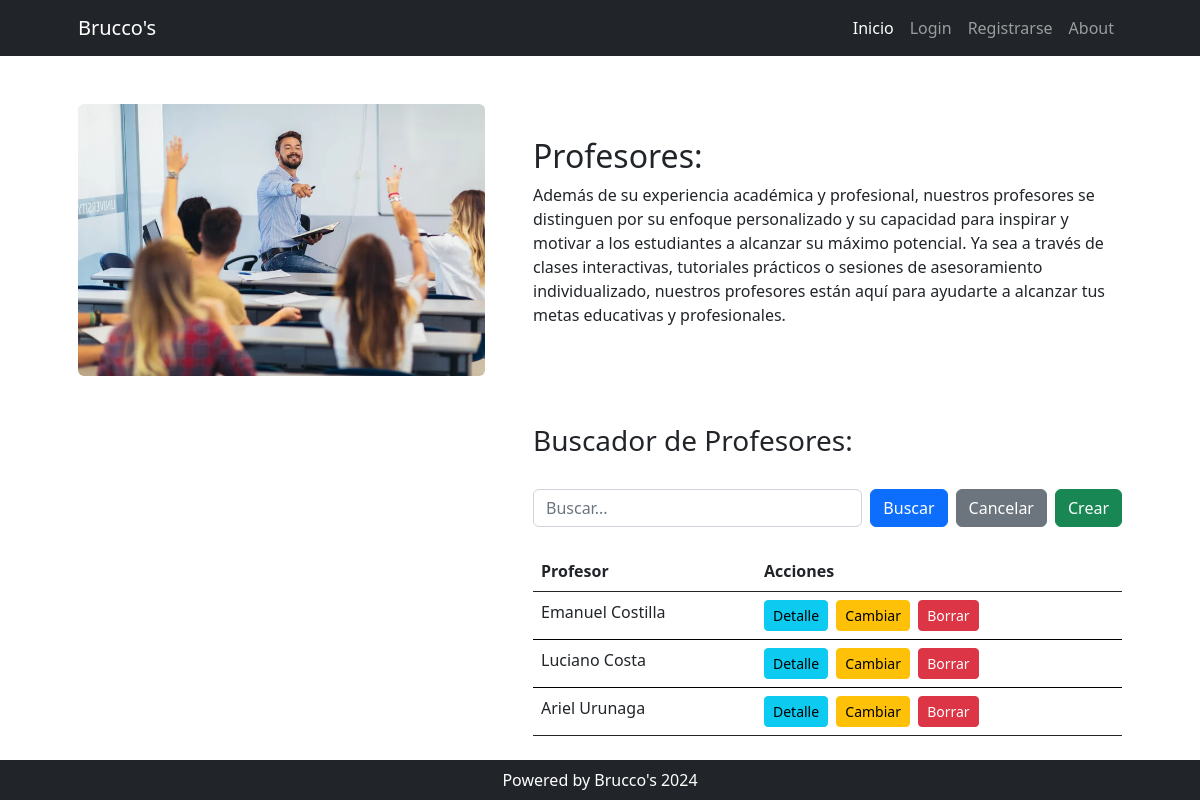
The page /profesores/ on the database its author committed.
### cursos/models.py (models this page shows, shortened)
class Profesor(models.Model):
    nombre = models.CharField(max_length=100, unique=True)

### profesores/views.py (the view)
# urls.py: path("", views.home, name="home"),
def home(request):
    consulta = request.GET.get("consulta", None)
    if consulta:
        query = models.Profesor.objects.filter(nombre__icontains=consulta)
    else:
        query = models.Profesor.objects.all()
    context = {"profesores" : query}
    return render(request, "profesores/index.html", context)

### profesores/templates/profesores/index.html (shortened to what this page needs)
{% extends 'core/base.html' %}
{% load static %}
{% block contenido %}
    <div class="row gx-4 gx-lg-5 align-items-center my-5">
        <div class="col-lg-5">
            <img class="img-fluid rounded mb-4 mb-lg-0"
                 src="{% static 'core/img/profesores.webp' %}"
                 alt="Home Page"
                 width="100%" />
        </div>
        <div class="col-lg-7">
            <h2 class="font-weight-light">Profesores:</h2>
            <p>
                Además de su experiencia académica y profesional, nuestros profesores se distinguen por su enfoque personalizado y su capacidad para inspirar y motivar a los estudiantes a alcanzar su máximo potencial. Ya sea a través de clases interactivas, tutoriales prácticos o sesiones de asesoramiento individualizado, nuestros profesores están aquí para ayudarte a alcanzar tus metas educativas y profesionales.
            </p>
        </div>
    </div>
    <div class="row gx-4 gx-lg-5 align-items-center my-5">
        <div class="col-lg-7">
            <h3 class="font-weight-light">Buscador de Profesores:</h3>
            <div class="py-lg-4 ">
                <form action="{% url 'profesores:home' %}" method="get" class="d-flex">
                    <input type="text"
                           name="consulta"
                           placeholder="Buscar..."
                           class="form-control me-2">
                    <button type="submit" class="btn btn-primary me-2">Buscar</button>
                    <button type="button" class="btn btn-secondary me-2" onclick="this.form.reset();">Cancelar</button>
                    <a class="btn btn-success" href="{% url 'profesores:create' %}">Crear</a>
                </form>
            </div>
            <table class="table table-hover">
                <thead>
                    <tr>
                        <th scope="col">Profesor</th>
                        <th scope="col">Acciones</th>
                    </tr>
                </thead>
                <tbody>
                    {% for profesor in profesores %}
                        <tr>
                            <td>{{ profesor.nombre }}</td>
                            <td>
                                <a class="btn btn-info btn-sm me-1"
                                   href="{% url 'profesores:detail' profesor.id %}">Detalle</a>
                                <a class="btn btn-warning btn-sm me-1"
                                   href="{% url 'profesores:update' profesor.id %}">Cambiar</a>
                                <a class="btn btn-danger btn-sm"
                                   href="{% url 'profesores:delete' profesor.id %}">Borrar</a>
                            </td>
                        </tr>
                    {% endfor %}
                </tbody>
            </table>
        </div>
    </div>
{% endblock contenido %}

### core/templates/core/base.html (style rules this page uses)
table tr { border-bottom: 1px solid black; }
table tr:last-child { border-bottom: none; }

### rows shown on the page
Profesor: nombre "Emanuel Costilla"
Profesor: nombre "Luciano Costa"
Profesor: nombre "Ariel Urunaga"
